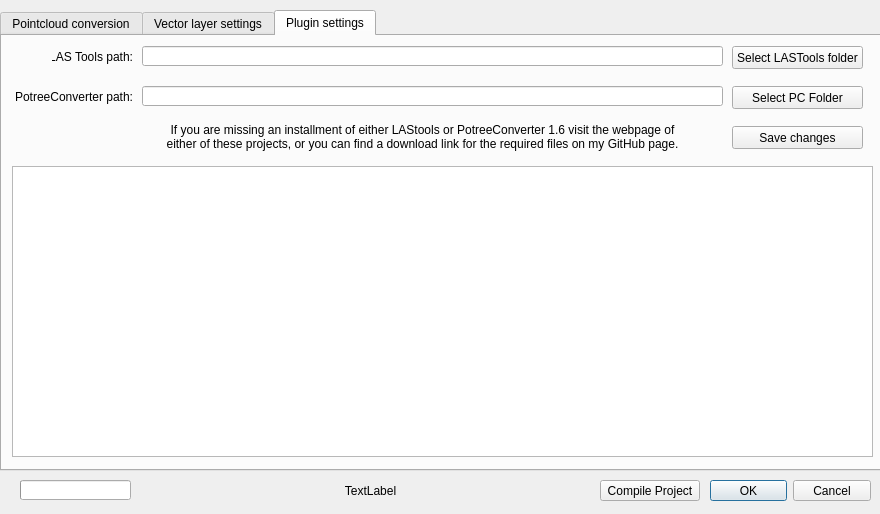
<?xml version="1.0" encoding="UTF-8"?>
<ui version="4.0">
 <class>PotreeCraftDialogBase</class>
 <widget class="QDialog" name="PotreeCraftDialogBase">
  <property name="geometry">
   <rect>
    <x>0</x>
    <y>0</y>
    <width>880</width>
    <height>514</height>
   </rect>
  </property>
  <property name="minimumSize">
   <size>
    <width>880</width>
    <height>514</height>
   </size>
  </property>
  <property name="maximumSize">
   <size>
    <width>880</width>
    <height>514</height>
   </size>
  </property>
  <property name="windowTitle">
   <string>PotreeCraft</string>
  </property>
  <widget class="QDialogButtonBox" name="button_box">
   <property name="geometry">
    <rect>
     <x>710</x>
     <y>480</y>
     <width>161</width>
     <height>21</height>
    </rect>
   </property>
   <property name="orientation">
    <enum>Qt::Horizontal</enum>
   </property>
   <property name="standardButtons">
    <set>QDialogButtonBox::Cancel|QDialogButtonBox::Ok</set>
   </property>
  </widget>
  <widget class="QTabWidget" name="tabWidget">
   <property name="geometry">
    <rect>
     <x>0</x>
     <y>10</y>
     <width>891</width>
     <height>461</height>
    </rect>
   </property>
   <property name="currentIndex">
    <number>2</number>
   </property>
   <widget class="QWidget" name="pointcloud_tab">
    <attribute name="title">
     <string>Pointcloud conversion</string>
    </attribute>
    <widget class="QPushButton" name="selectOutputFolderButton">
     <property name="geometry">
      <rect>
       <x>700</x>
       <y>400</y>
       <width>151</width>
       <height>23</height>
      </rect>
     </property>
     <property name="text">
      <string>Select output folder</string>
     </property>
    </widget>
    <widget class="QLineEdit" name="outputFolderLineEdit">
     <property name="geometry">
      <rect>
       <x>110</x>
       <y>400</y>
       <width>581</width>
       <height>20</height>
      </rect>
     </property>
    </widget>
    <widget class="QLabel" name="label">
     <property name="geometry">
      <rect>
       <x>10</x>
       <y>400</y>
       <width>91</width>
       <height>21</height>
      </rect>
     </property>
     <property name="text">
      <string>Output directory</string>
     </property>
     <property name="alignment">
      <set>Qt::AlignRight|Qt::AlignTrailing|Qt::AlignVCenter</set>
     </property>
    </widget>
    <widget class="QPlainTextEdit" name="customCrsPlainTextEdit">
     <property name="enabled">
      <bool>false</bool>
     </property>
     <property name="geometry">
      <rect>
       <x>110</x>
       <y>290</y>
       <width>581</width>
       <height>101</height>
      </rect>
     </property>
    </widget>
    <widget class="QComboBox" name="crsFromProjectComboBox">
     <property name="geometry">
      <rect>
       <x>110</x>
       <y>260</y>
       <width>581</width>
       <height>22</height>
      </rect>
     </property>
    </widget>
    <widget class="QLabel" name="label_2">
     <property name="geometry">
      <rect>
       <x>20</x>
       <y>260</y>
       <width>81</width>
       <height>21</height>
      </rect>
     </property>
     <property name="text">
      <string>CRS from layer</string>
     </property>
     <property name="alignment">
      <set>Qt::AlignRight|Qt::AlignTrailing|Qt::AlignVCenter</set>
     </property>
    </widget>
    <widget class="QLabel" name="label_3">
     <property name="geometry">
      <rect>
       <x>20</x>
       <y>320</y>
       <width>81</width>
       <height>21</height>
      </rect>
     </property>
     <property name="text">
      <string>Custom CRS</string>
     </property>
     <property name="alignment">
      <set>Qt::AlignRight|Qt::AlignTrailing|Qt::AlignVCenter</set>
     </property>
    </widget>
    <widget class="QGroupBox" name="groupBox">
     <property name="geometry">
      <rect>
       <x>699</x>
       <y>260</y>
       <width>151</width>
       <height>131</height>
      </rect>
     </property>
     <property name="title">
      <string>CRS options</string>
     </property>
     <widget class="QRadioButton" name="crsFromLayerRadioButton">
      <property name="geometry">
       <rect>
        <x>10</x>
        <y>30</y>
        <width>131</width>
        <height>17</height>
       </rect>
      </property>
      <property name="text">
       <string>Use CRS from layer</string>
      </property>
      <property name="checked">
       <bool>true</bool>
      </property>
     </widget>
     <widget class="QRadioButton" name="crsCustomRadioButton">
      <property name="geometry">
       <rect>
        <x>10</x>
        <y>60</y>
        <width>131</width>
        <height>17</height>
       </rect>
      </property>
      <property name="text">
       <string>Use custom CRS</string>
      </property>
     </widget>
    </widget>
    <widget class="QGroupBox" name="groupBoxDefaultColoring">
     <property name="geometry">
      <rect>
       <x>700</x>
       <y>0</y>
       <width>151</width>
       <height>251</height>
      </rect>
     </property>
     <property name="title">
      <string>Potree default coloring</string>
     </property>
     <widget class="QRadioButton" name="rgbColorRadioButton">
      <property name="geometry">
       <rect>
        <x>10</x>
        <y>20</y>
        <width>131</width>
        <height>17</height>
       </rect>
      </property>
      <property name="text">
       <string>RGB</string>
      </property>
      <property name="checked">
       <bool>true</bool>
      </property>
     </widget>
     <widget class="QRadioButton" name="intColorRadioButton">
      <property name="geometry">
       <rect>
        <x>10</x>
        <y>50</y>
        <width>131</width>
        <height>17</height>
       </rect>
      </property>
      <property name="text">
       <string>INTENSITY</string>
      </property>
     </widget>
     <widget class="QRadioButton" name="intGradColorRadioButton">
      <property name="geometry">
       <rect>
        <x>10</x>
        <y>80</y>
        <width>131</width>
        <height>17</height>
       </rect>
      </property>
      <property name="text">
       <string>INTENSITY_GRADIENT</string>
      </property>
     </widget>
     <widget class="QRadioButton" name="heightColorRadioButton">
      <property name="geometry">
       <rect>
        <x>10</x>
        <y>110</y>
        <width>131</width>
        <height>17</height>
       </rect>
      </property>
      <property name="text">
       <string>HEIGHT</string>
      </property>
     </widget>
     <widget class="QRadioButton" name="rgbHeightColorRadioButton">
      <property name="geometry">
       <rect>
        <x>10</x>
        <y>140</y>
        <width>131</width>
        <height>17</height>
       </rect>
      </property>
      <property name="text">
       <string>RGB_HEIGHT</string>
      </property>
     </widget>
     <widget class="QRadioButton" name="classColorRadioButton">
      <property name="geometry">
       <rect>
        <x>10</x>
        <y>170</y>
        <width>131</width>
        <height>17</height>
       </rect>
      </property>
      <property name="text">
       <string>CLASSIFICATION</string>
      </property>
     </widget>
     <widget class="QRadioButton" name="customColorRadioButton">
      <property name="geometry">
       <rect>
        <x>10</x>
        <y>200</y>
        <width>131</width>
        <height>17</height>
       </rect>
      </property>
      <property name="text">
       <string>Custom value</string>
      </property>
     </widget>
     <widget class="QLineEdit" name="CustomColoringLineEdit">
      <property name="enabled">
       <bool>false</bool>
      </property>
      <property name="geometry">
       <rect>
        <x>10</x>
        <y>220</y>
        <width>131</width>
        <height>20</height>
       </rect>
      </property>
     </widget>
    </widget>
    <widget class="QLabel" name="label_4">
     <property name="geometry">
      <rect>
       <x>10</x>
       <y>69</y>
       <width>91</width>
       <height>31</height>
      </rect>
     </property>
     <property name="text">
      <string>Console command</string>
     </property>
     <property name="alignment">
      <set>Qt::AlignRight|Qt::AlignTrailing|Qt::AlignVCenter</set>
     </property>
    </widget>
    <widget class="QLineEdit" name="pointCloudPathLineEdit">
     <property name="geometry">
      <rect>
       <x>110</x>
       <y>10</y>
       <width>421</width>
       <height>20</height>
      </rect>
     </property>
    </widget>
    <widget class="QPushButton" name="selectCloudButton">
     <property name="geometry">
      <rect>
       <x>539</x>
       <y>10</y>
       <width>151</width>
       <height>21</height>
      </rect>
     </property>
     <property name="text">
      <string>Select cloud</string>
     </property>
    </widget>
    <widget class="QPlainTextEdit" name="consoleCommandPlainTextEdit">
     <property name="geometry">
      <rect>
       <x>110</x>
       <y>70</y>
       <width>421</width>
       <height>151</height>
      </rect>
     </property>
    </widget>
    <widget class="QPushButton" name="loadCloudButton">
     <property name="geometry">
      <rect>
       <x>539</x>
       <y>40</y>
       <width>151</width>
       <height>21</height>
      </rect>
     </property>
     <property name="text">
      <string>Load cloud into QGIS</string>
     </property>
    </widget>
    <widget class="QLabel" name="label_5">
     <property name="geometry">
      <rect>
       <x>400</x>
       <y>41</y>
       <width>61</width>
       <height>20</height>
      </rect>
     </property>
     <property name="text">
      <string>Step size</string>
     </property>
     <property name="alignment">
      <set>Qt::AlignRight|Qt::AlignTrailing|Qt::AlignVCenter</set>
     </property>
    </widget>
    <widget class="QLabel" name="label_6">
     <property name="geometry">
      <rect>
       <x>10</x>
       <y>10</y>
       <width>91</width>
       <height>20</height>
      </rect>
     </property>
     <property name="text">
      <string>Pointcloud path</string>
     </property>
     <property name="alignment">
      <set>Qt::AlignRight|Qt::AlignTrailing|Qt::AlignVCenter</set>
     </property>
    </widget>
    <widget class="QLineEdit" name="ascFileNameLineEdit">
     <property name="geometry">
      <rect>
       <x>110</x>
       <y>40</y>
       <width>301</width>
       <height>20</height>
      </rect>
     </property>
     <property name="readOnly">
      <bool>true</bool>
     </property>
    </widget>
    <widget class="QLabel" name="label_7">
     <property name="geometry">
      <rect>
       <x>10</x>
       <y>230</y>
       <width>91</width>
       <height>20</height>
      </rect>
     </property>
     <property name="text">
      <string>Potree page name</string>
     </property>
     <property name="alignment">
      <set>Qt::AlignRight|Qt::AlignTrailing|Qt::AlignVCenter</set>
     </property>
    </widget>
    <widget class="QDoubleSpinBox" name="stepSizeSpinBox">
     <property name="geometry">
      <rect>
       <x>470</x>
       <y>40</y>
       <width>61</width>
       <height>22</height>
      </rect>
     </property>
     <property name="minimum">
      <double>0.010000000000000</double>
     </property>
     <property name="maximum">
      <double>100.000000000000000</double>
     </property>
     <property name="value">
      <double>0.100000000000000</double>
     </property>
    </widget>
    <widget class="QLineEdit" name="potreePageLineEdit">
     <property name="geometry">
      <rect>
       <x>110</x>
       <y>230</y>
       <width>581</width>
       <height>20</height>
      </rect>
     </property>
    </widget>
    <widget class="QLabel" name="label_10">
     <property name="geometry">
      <rect>
       <x>10</x>
       <y>40</y>
       <width>91</width>
       <height>20</height>
      </rect>
     </property>
     <property name="text">
      <string>.asc file name</string>
     </property>
     <property name="alignment">
      <set>Qt::AlignRight|Qt::AlignTrailing|Qt::AlignVCenter</set>
     </property>
    </widget>
    <widget class="QGroupBox" name="blast2demGroupBox">
     <property name="geometry">
      <rect>
       <x>540</x>
       <y>70</y>
       <width>151</width>
       <height>151</height>
      </rect>
     </property>
     <property name="title">
      <string>blast2dem coloring for QGIS</string>
     </property>
     <widget class="QRadioButton" name="ascRgbRadioButton">
      <property name="geometry">
       <rect>
        <x>10</x>
        <y>40</y>
        <width>61</width>
        <height>17</height>
       </rect>
      </property>
      <property name="text">
       <string>RGB</string>
      </property>
      <property name="checked">
       <bool>true</bool>
      </property>
     </widget>
     <widget class="QRadioButton" name="ascIntensityRadioButton">
      <property name="geometry">
       <rect>
        <x>10</x>
        <y>80</y>
        <width>71</width>
        <height>17</height>
       </rect>
      </property>
      <property name="text">
       <string>Intensity</string>
      </property>
     </widget>
     <widget class="QRadioButton" name="ascElevationRadioButton">
      <property name="geometry">
       <rect>
        <x>10</x>
        <y>120</y>
        <width>71</width>
        <height>17</height>
       </rect>
      </property>
      <property name="text">
       <string>Elevation</string>
      </property>
     </widget>
     <widget class="QRadioButton" name="ascSlopeRadioButton">
      <property name="geometry">
       <rect>
        <x>90</x>
        <y>40</y>
        <width>51</width>
        <height>17</height>
       </rect>
      </property>
      <property name="text">
       <string>Slope</string>
      </property>
     </widget>
     <widget class="QRadioButton" name="ascGrayRadioButton">
      <property name="geometry">
       <rect>
        <x>90</x>
        <y>80</y>
        <width>51</width>
        <height>17</height>
       </rect>
      </property>
      <property name="text">
       <string>Gray</string>
      </property>
     </widget>
     <widget class="QRadioButton" name="ascFalseRadioButton">
      <property name="geometry">
       <rect>
        <x>90</x>
        <y>120</y>
        <width>51</width>
        <height>17</height>
       </rect>
      </property>
      <property name="text">
       <string>False</string>
      </property>
     </widget>
    </widget>
   </widget>
   <widget class="QWidget" name="vector_tab">
    <attribute name="title">
     <string>Vector layer settings</string>
    </attribute>
    <widget class="QTreeWidget" name="vectorTreeWidget">
     <property name="geometry">
      <rect>
       <x>10</x>
       <y>10</y>
       <width>851</width>
       <height>321</height>
      </rect>
     </property>
     <attribute name="headerStretchLastSection">
      <bool>true</bool>
     </attribute>
     <column>
      <property name="text">
       <string notr="true">1</string>
      </property>
     </column>
    </widget>
    <widget class="QLineEdit" name="vectorPathLineEdit">
     <property name="geometry">
      <rect>
       <x>80</x>
       <y>340</y>
       <width>781</width>
       <height>20</height>
      </rect>
     </property>
    </widget>
    <widget class="QLabel" name="layerInfoLabel">
     <property name="geometry">
      <rect>
       <x>606</x>
       <y>400</y>
       <width>251</width>
       <height>20</height>
      </rect>
     </property>
     <property name="layoutDirection">
      <enum>Qt::RightToLeft</enum>
     </property>
     <property name="text">
      <string>Not implemented yet</string>
     </property>
     <property name="alignment">
      <set>Qt::AlignRight|Qt::AlignTrailing|Qt::AlignVCenter</set>
     </property>
    </widget>
    <widget class="QLineEdit" name="potreeVectorBameLineEdit">
     <property name="geometry">
      <rect>
       <x>80</x>
       <y>370</y>
       <width>501</width>
       <height>20</height>
      </rect>
     </property>
    </widget>
    <widget class="QComboBox" name="vectorDisplayModeCBox">
     <property name="geometry">
      <rect>
       <x>590</x>
       <y>370</y>
       <width>271</width>
       <height>22</height>
      </rect>
     </property>
    </widget>
    <widget class="QPushButton" name="ApplyChangesButton">
     <property name="enabled">
      <bool>false</bool>
     </property>
     <property name="geometry">
      <rect>
       <x>10</x>
       <y>400</y>
       <width>151</width>
       <height>23</height>
      </rect>
     </property>
     <property name="text">
      <string>Not implemented</string>
     </property>
    </widget>
    <widget class="QPushButton" name="RemoveLayerButton">
     <property name="enabled">
      <bool>false</bool>
     </property>
     <property name="geometry">
      <rect>
       <x>200</x>
       <y>400</y>
       <width>151</width>
       <height>23</height>
      </rect>
     </property>
     <property name="text">
      <string>Not implemented</string>
     </property>
    </widget>
    <widget class="QPushButton" name="loadVectorsFromPrjButton">
     <property name="geometry">
      <rect>
       <x>380</x>
       <y>400</y>
       <width>201</width>
       <height>23</height>
      </rect>
     </property>
     <property name="text">
      <string>Reload layers from current project</string>
     </property>
    </widget>
    <widget class="QLabel" name="labelFN">
     <property name="geometry">
      <rect>
       <x>20</x>
       <y>342</y>
       <width>51</width>
       <height>21</height>
      </rect>
     </property>
     <property name="text">
      <string>File name:</string>
     </property>
    </widget>
    <widget class="QLabel" name="labelLN">
     <property name="geometry">
      <rect>
       <x>10</x>
       <y>370</y>
       <width>71</width>
       <height>21</height>
      </rect>
     </property>
     <property name="text">
      <string>Layer name:</string>
     </property>
    </widget>
   </widget>
   <widget class="QWidget" name="plugin_settings_tab">
    <attribute name="title">
     <string>Plugin settings</string>
    </attribute>
    <widget class="QPushButton" name="selectLasToolsPushButton">
     <property name="geometry">
      <rect>
       <x>730</x>
       <y>10</y>
       <width>131</width>
       <height>23</height>
      </rect>
     </property>
     <property name="text">
      <string>Select LASTools folder</string>
     </property>
    </widget>
    <widget class="QLineEdit" name="lasToolsPathLineEdit">
     <property name="geometry">
      <rect>
       <x>140</x>
       <y>10</y>
       <width>581</width>
       <height>20</height>
      </rect>
     </property>
    </widget>
    <widget class="QLineEdit" name="potreeConverterPathLineEdit">
     <property name="geometry">
      <rect>
       <x>140</x>
       <y>50</y>
       <width>581</width>
       <height>20</height>
      </rect>
     </property>
    </widget>
    <widget class="QPushButton" name="selectPotreeConverterPushButton">
     <property name="geometry">
      <rect>
       <x>730</x>
       <y>50</y>
       <width>131</width>
       <height>23</height>
      </rect>
     </property>
     <property name="text">
      <string>Select PC Folder</string>
     </property>
    </widget>
    <widget class="QLabel" name="label_8">
     <property name="geometry">
      <rect>
       <x>50</x>
       <y>10</y>
       <width>81</width>
       <height>21</height>
      </rect>
     </property>
     <property name="text">
      <string>LAS Tools path:</string>
     </property>
     <property name="alignment">
      <set>Qt::AlignRight|Qt::AlignTrailing|Qt::AlignVCenter</set>
     </property>
    </widget>
    <widget class="QLabel" name="label_9">
     <property name="geometry">
      <rect>
       <x>10</x>
       <y>50</y>
       <width>121</width>
       <height>21</height>
      </rect>
     </property>
     <property name="text">
      <string>PotreeConverter path:</string>
     </property>
     <property name="alignment">
      <set>Qt::AlignRight|Qt::AlignTrailing|Qt::AlignVCenter</set>
     </property>
    </widget>
    <widget class="QPlainTextEdit" name="configIniTextEdit">
     <property name="geometry">
      <rect>
       <x>10</x>
       <y>130</y>
       <width>861</width>
       <height>291</height>
      </rect>
     </property>
     <property name="readOnly">
      <bool>true</bool>
     </property>
    </widget>
    <widget class="QPushButton" name="saveConfigButton">
     <property name="geometry">
      <rect>
       <x>730</x>
       <y>90</y>
       <width>131</width>
       <height>23</height>
      </rect>
     </property>
     <property name="text">
      <string>Save changes</string>
     </property>
    </widget>
    <widget class="QLabel" name="configInfoLabel">
     <property name="geometry">
      <rect>
       <x>160</x>
       <y>80</y>
       <width>521</width>
       <height>41</height>
      </rect>
     </property>
     <property name="text">
      <string>If you are missing an installment of either LAStools or PotreeConverter 1.6 visit the webpage of either of these projects, or you can find a download link for the required files on my GitHub page.</string>
     </property>
     <property name="alignment">
      <set>Qt::AlignCenter</set>
     </property>
     <property name="wordWrap">
      <bool>true</bool>
     </property>
    </widget>
   </widget>
  </widget>
  <widget class="QProgressBar" name="conversionProgressBar">
   <property name="geometry">
    <rect>
     <x>20</x>
     <y>480</y>
     <width>111</width>
     <height>20</height>
    </rect>
   </property>
   <property name="value">
    <number>0</number>
   </property>
   <property name="textVisible">
    <bool>false</bool>
   </property>
  </widget>
  <widget class="QLabel" name="conversionTextLabel">
   <property name="geometry">
    <rect>
     <x>150</x>
     <y>480</y>
     <width>441</width>
     <height>21</height>
    </rect>
   </property>
   <property name="text">
    <string>TextLabel</string>
   </property>
   <property name="alignment">
    <set>Qt::AlignCenter</set>
   </property>
  </widget>
  <widget class="QPushButton" name="CompileButton">
   <property name="geometry">
    <rect>
     <x>600</x>
     <y>480</y>
     <width>100</width>
     <height>21</height>
    </rect>
   </property>
   <property name="text">
    <string>Compile Project</string>
   </property>
  </widget>
 </widget>
 <resources/>
 <connections>
  <connection>
   <sender>button_box</sender>
   <signal>accepted()</signal>
   <receiver>PotreeCraftDialogBase</receiver>
   <slot>accept()</slot>
   <hints>
    <hint type="sourcelabel">
     <x>20</x>
     <y>20</y>
    </hint>
    <hint type="destinationlabel">
     <x>20</x>
     <y>20</y>
    </hint>
   </hints>
  </connection>
  <connection>
   <sender>button_box</sender>
   <signal>rejected()</signal>
   <receiver>PotreeCraftDialogBase</receiver>
   <slot>reject()</slot>
   <hints>
    <hint type="sourcelabel">
     <x>20</x>
     <y>20</y>
    </hint>
    <hint type="destinationlabel">
     <x>20</x>
     <y>20</y>
    </hint>
   </hints>
  </connection>
 </connections>
</ui>
